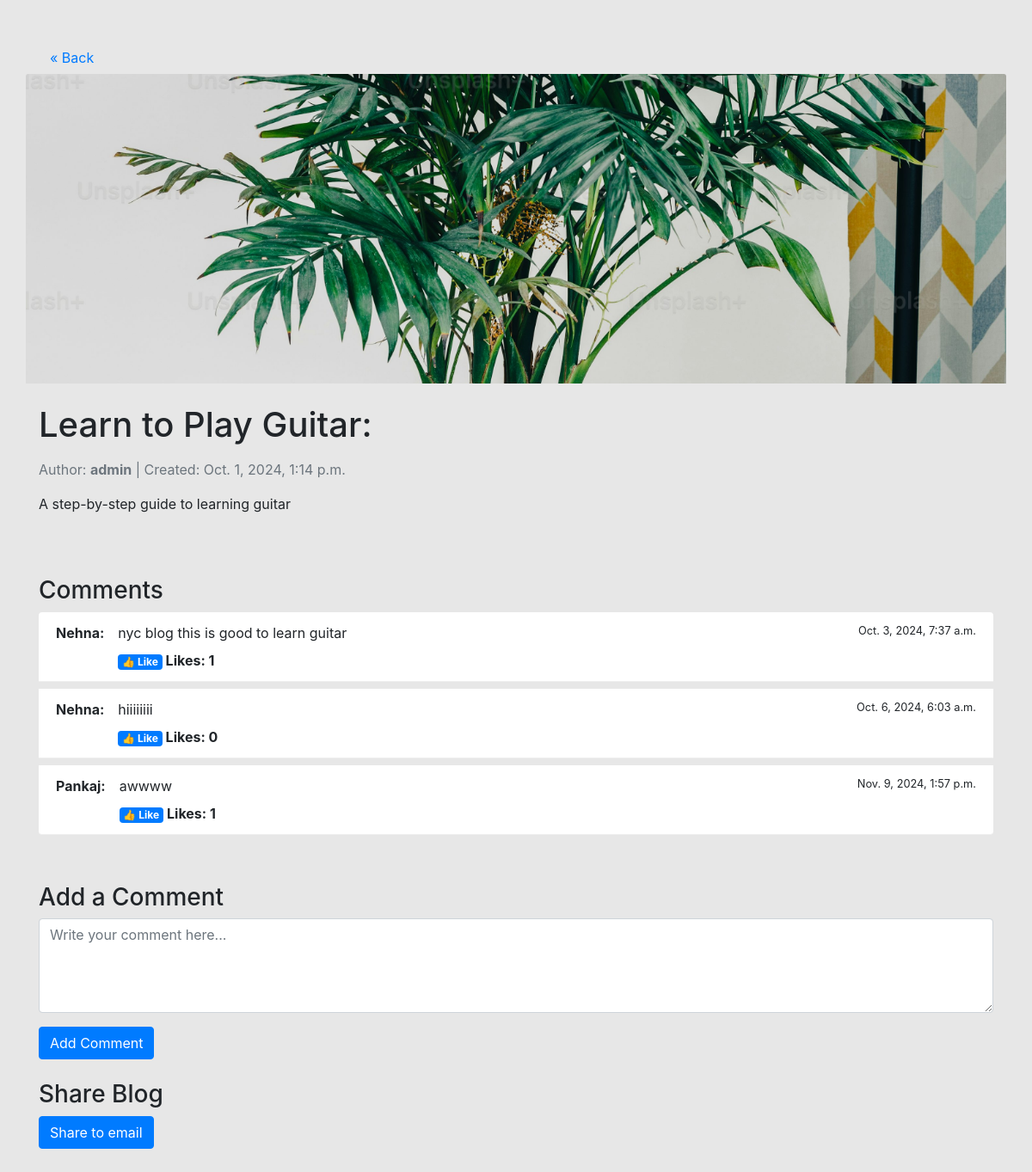
The app's page /blog/7/ (signed in) with its own data.
### blog/models.py (models this page shows, shortened)
class Blog(models.Model):
    title = models.CharField(max_length=255)
    content = models.TextField()  # Use TextField for larger content
    blog_image=models.ImageField(upload_to='blogs/', blank=True, null=True)
    author = models.ForeignKey(User, related_name='blogs', on_delete=models.CASCADE)
    tags = models.ManyToManyField('Tag', related_name='blogs')# Assuming you have a Tag model
    created_at = models.DateTimeField(auto_now_add=True)
    updated_at = models.DateTimeField(auto_now=True)

class Comment(models.Model):
    blog = models.ForeignKey(Blog,related_name='comment', on_delete=models.CASCADE)
    author = models.ForeignKey(User,related_name='comment',  on_delete=models.CASCADE)
    content = models.TextField()
    created_at = models.DateTimeField(auto_now_add=True)
    likes = models.PositiveIntegerField(default=0)
    liked_by = models.ManyToManyField(User, related_name='liked_comments', blank=True)

### blog/views.py (the view)
# urls.py: path('blog/<int:pk>/', views.blog_detail, name='blog_detail'),
@login_required(login_url='/')
@login_required
def blog_detail(request, pk):
    blog = get_object_or_404(Blog, pk=pk)
    comments = Comment.objects.filter(blog=blog)  # Filter comments related to the blog
    return render(request, 'blog_detail.html', {'blog': blog, 'comments': comments})

### blog/templates/blog_detail.html (shortened to what this page needs)
<!DOCTYPE html>
<html lang="en">
  <head>
    <link
      rel="stylesheet"
      href="https://stackpath.bootstrapcdn.com/bootstrap/4.3.1/css/bootstrap.min.css"
    />
    {% load static %} <link rel="stylesheet" href="{% static "style.css" %}" />
  </head>
  <body>
    <div class="container mt-5">
      <div class="row mt-5">
        <div class="col-md-12">
          <a href="{% url 'blog_list' %}" class="btn btn-link">&laquo; Back</a>
        </div>
        {% if blog.blog_image %}
        <img
          src="{{ blog.blog_image.url}}"
          class="card-img-top"
          alt="{{ blog.title }}"
          style="
            height: 45vh;
            object-fit: cover;
            object-position: center center;
          "
        />
        {% endif %}
      </div>
      <div class="row mt-4">
        <div class="col-md-12">
          <h1 class="mb-3">{{ blog.title }}</h1>
          <p class="text-muted">
            Author: <strong>{{ blog.author.username }}</strong> | Created:
            {{blog.created_at }}
          </p>
          <div class="content mb-4">
            <p>{{ blog.content }}</p>
          </div>
        </div>
      </div>
      <div class="row mt-5">
        <div class="col-md-12">
          <h3>Comments</h3>
          {% if comments.all %}
          <ul class="list-group mb-4">
            {% for comment in comments %}
            <li class="list-group-item mb-2">
              <div
                class="d-flex justify-content-between mr-3 align-items-center flex-column"
              >
                  <p class="mb-1 text-capitalize">
                    <strong>{{ comment.author }}:</strong>
                  </p>
              </div>
              {% if user.is_authenticated %}
              <div class="right-side w-100">
                <div class="d-flex justify-content-between w-100">
                  <p class="comment-text fs-5 font-weight-normal mb-2">
                    {{ comment.content }}
                  </p>
                  <small class="mb-2 fs-6">{{ comment.created_at }}</small>
                </div>
                <div class="like-div d-flex">
                  {% if user not in comment.liked_by.all %}
                  <form
                    method="post"
                    action="{% url 'like_comment' comment.id %}"
                  >
                    <button
                      type="submit"
                      class="badge badge-primary btn-sm border-0 outline-0"
                      name="like"
                    >
                      <span>👍 </span>
                      Like
                    </button>
                  </form>
                  {% endif %}
                  <span class="d-inline-block font-weight-bold ml-1">
                    Likes: {{ comment.likes }}
                  </span>
                </div>
              </div>
              {% endif %}
            </li>
            {% endfor %}
          </ul>
          {% else %}
          <p class="text-muted">No comments yet. Be the first to comment!</p>
          {% endif %}
        </div>
      </div>
      <div class="row mt-4">
        <div class="col-md-12">
          <h3>Add a Comment</h3>
          <form method="post" action="{% url 'add_comment' blog.id %}">
            <div class="form-group">
              <textarea
                name="content"
                rows="4"
                class="form-control"
                placeholder="Write your comment here..."
                required
              ></textarea>
            </div>
            <button type="submit" class="btn btn-primary">Add Comment</button>
          </form>
        </div>
      </div>
      <div class="row mt-4 mb-5">
        <div class="col-md-12">
          <h3>Share Blog</h3>
          <a
            href="mailto:?subject={{ blog.title }}&amp;body={{ blog.content }}"
            title="Share by Email"
            class="btn btn-primary"
            >Share to email</a
          >
        </div>
      </div>
    </div>
  </body>
</html>

### blog/static/style.css (style rules this page uses)
body { background: #e7e7e7 !important; }
.list-group-item { display: flex; border: 0; border-bottom: 1px solid #eeeeee; }

### records on screen
Blog: blog_image (picture), title "Learn to Play Guitar:", author.username "admin", created_at "Oct. 1, 2024, 1:14 p.m.", content "A step-by-step guide to learning guitar"
Comment: author "Nehna", content "nyc blog this is good to learn guitar", created_at "Oct. 3, 2024, 7:37 a.m.", shows "Like", likes "1"
Comment: author "Nehna", content "hiiiiiiii", created_at "Oct. 6, 2024, 6:03 a.m.", shows "Like", likes "0"
Comment: author "Pankaj", content "awwww", created_at "Nov. 9, 2024, 1:57 p.m.", shows "Like", likes "1"
